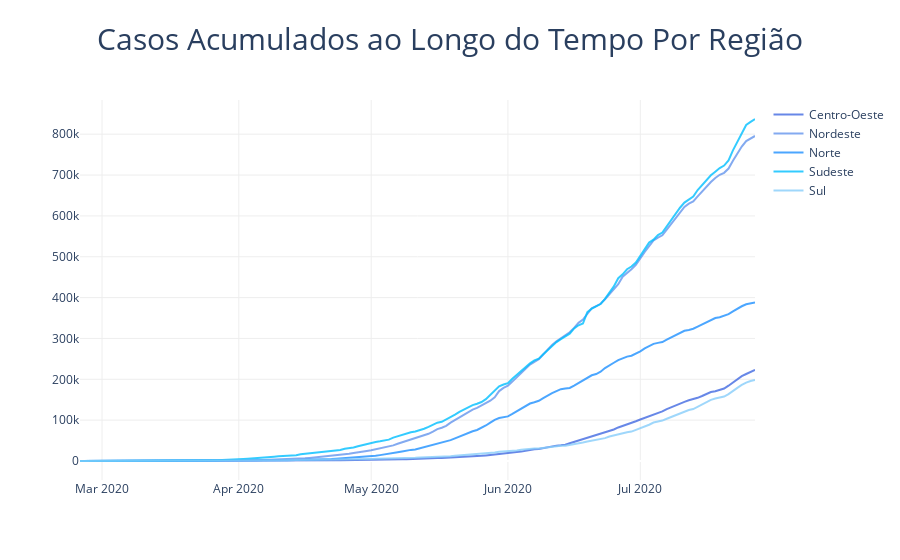

Here is the notebook cell this chart was saved with:
### Code cell
#gráfico temporal de casos acumulados
plotly()

trace1 = go.Scatter(x = df_acumulado.index, y = df_acumulado['Centro-Oeste'],  #definindo variáveis para x e y
                    name = 'Centro-Oeste',  #dando um nome para a legenda
                    line = dict(color=colors1[0]),  #colorindo a linha
                    opacity = 0.8)  #alterando a opacidade para 0.8

trace2 = go.Scatter(x = df_acumulado.index, y = df_acumulado['Nordeste'],
                    name = 'Nordeste',
                    line = dict(color=colors1[1]),
                    opacity = 0.8)

trace3 = go.Scatter(x = df_acumulado.index, y = df_acumulado['Norte'],
                    name = 'Norte',
                    line = dict(color=colors1[2]),
                    opacity = 0.8)

trace4 = go.Scatter(x = df_acumulado.index, y = df_acumulado['Sudeste'],
                    name = 'Sudeste',
                    line = dict(color=colors1[3]),
                    opacity = 0.8)

trace5 = go.Scatter(x = df_acumulado.index, y = df_acumulado['Sul'],
                    name = 'Sul',
                    line = dict(color=colors1[4]),
                    opacity = 0.8)

data = [trace1, trace2, trace3, trace4, trace5]

fig = go.Figure(data=data)

fig.update_layout(title_text = 'Casos Acumulados ao Longo do Tempo Por Região',
                  title_font_size = 30,
                  title_x = 0.5,
                  xaxis_gridcolor = "#eee",
                  yaxis_gridcolor = "#eee",
                  plot_bgcolor="#fff")   #alterando cor entre os eixos

py.iplot(fig)

### Figure 1 — Plotly figure (JSON) as saved in the notebook; plotly's stock layout.template omitted (floating-point values rounded to 4 significant figures; data arrays with more than 128 entries replaced by an {"elided": "..."} marker saying what was removed)
{"data": [{"opacity": 0.8, "name": "Centro-Oeste", "y": {"elided": "154 int values"}, "x": {"elided": "154 str values"}, "line": {"color": "#4169E1"}, "type": "scatter"}, {"opacity": 0.8, "name": "Nordeste", "y": {"elided": "154 int values"}, "x": {"elided": "154 str values"}, "line": {"color": "#6495ED"}, "type": "scatter"}, {"opacity": 0.8, "name": "Norte", "y": {"elided": "154 int values"}, "x": {"elided": "154 str values"}, "line": {"color": "#1E90FF"}, "type": "scatter"}, {"opacity": 0.8, "name": "Sudeste", "y": {"elided": "154 int values"}, "x": {"elided": "154 str values"}, "line": {"color": "#00BFFF"}, "type": "scatter"}, {"opacity": 0.8, "name": "Sul", "y": {"elided": "154 int values"}, "x": {"elided": "154 str values"}, "line": {"color": "#87CEFA"}, "type": "scatter"}], "layout": {"plot_bgcolor": "#fff", "yaxis": {"gridcolor": "#eee"}, "xaxis": {"gridcolor": "#eee"}, "title": {"text": "Casos Acumulados ao Longo do Tempo Por Região", "font": {"size": 30}, "x": 0.5}}}
